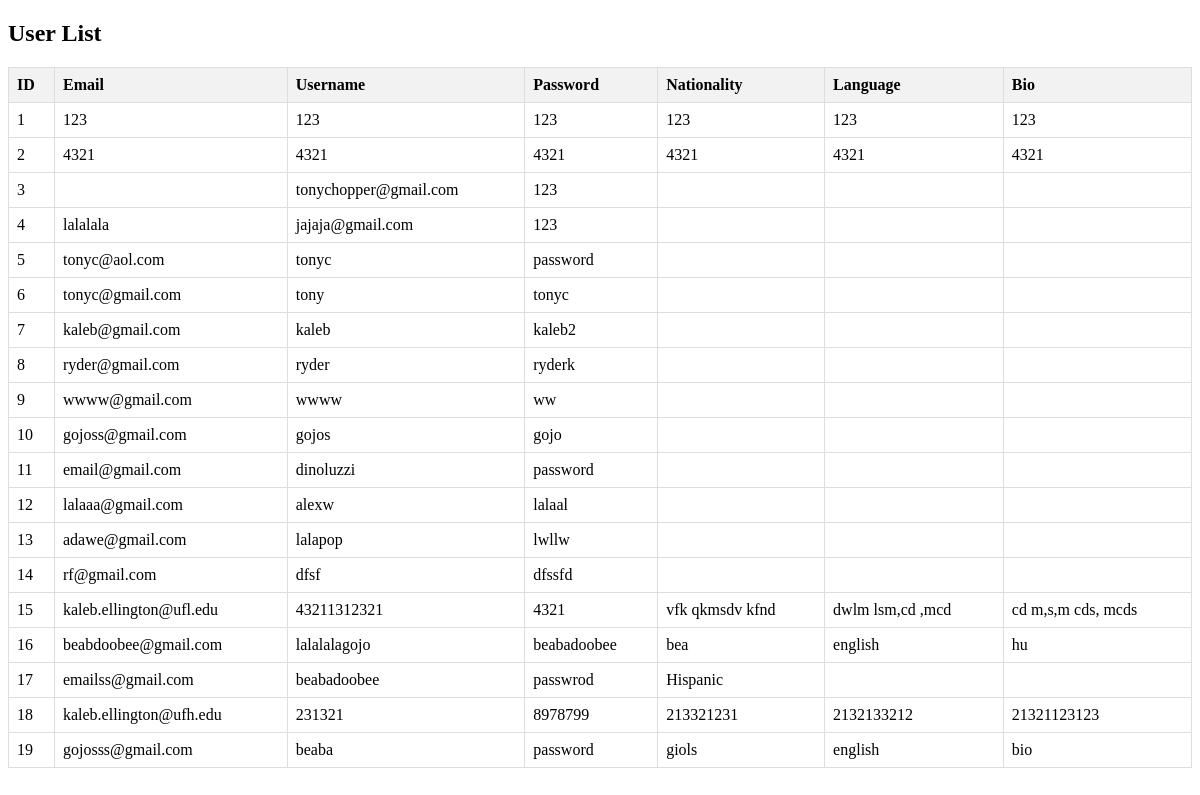
/users, run on an earlier commit of the app's database.
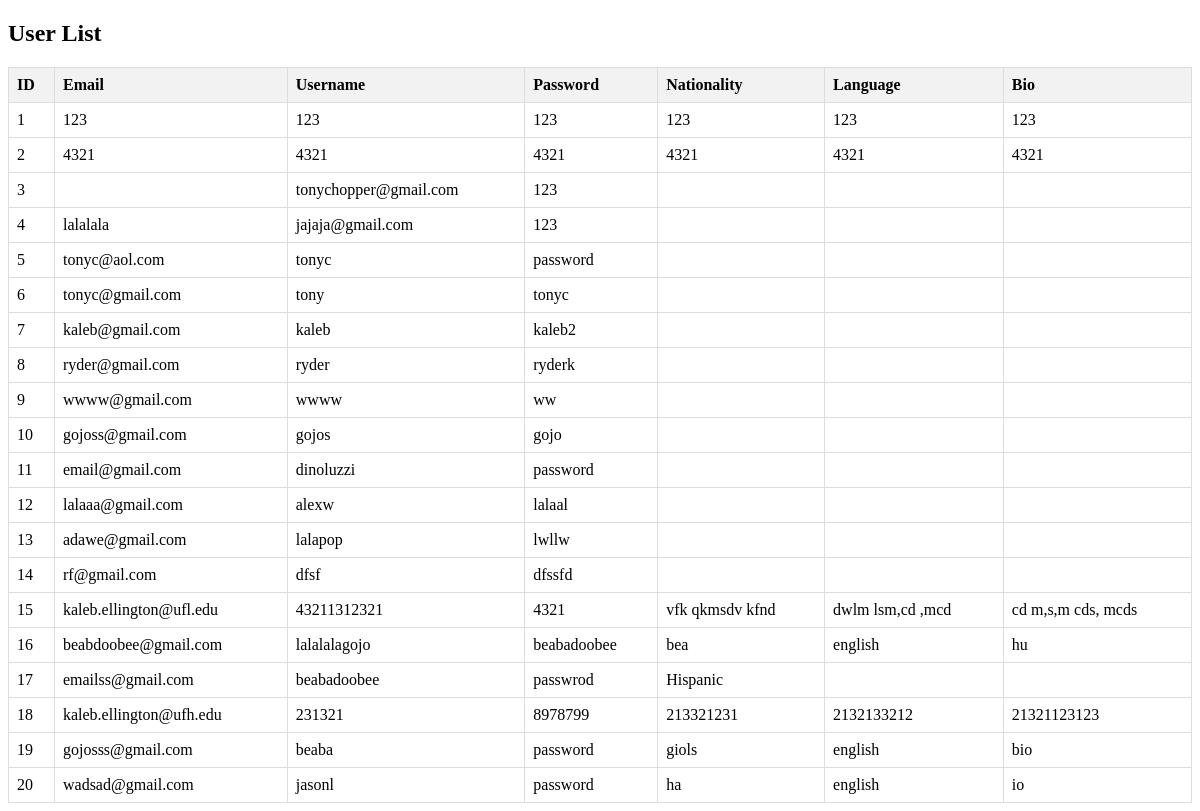
And on a later commit of the database.
### app.py (models this page shows)
class User(db.Model):
    __tablename__ = 'users'
    id = db.Column(db.Integer, primary_key=True)
    email = db.Column(db.String(100), unique=True, nullable=False)
    username = db.Column(db.String(50), unique=True, nullable=False)
    password = db.Column(db.String(100), nullable=False)
    language = db.Column(db.String(40), nullable=False)
    nationality = db.Column(db.String(50), nullable=False)
    bio = db.Column(db.String(300), nullable=True)

### app.py (the view)
@app.route('/users')
def display_users():
    users = User.query.all()
    return render_template('users.html', users=users)

### templates/users.html (shortened to what this page needs)
<!DOCTYPE html>
<html lang="en">
<head>
</head>
<body>
<h2>User List</h2>
<table>
    <thead>
    <tr>
        <th>ID</th>
        <th>Email</th>
        <th>Username</th>
        <th>Password</th>
        <th>Nationality</th>
        <th>Language</th>
        <th>Bio</th>
    </tr>
    </thead>
    <tbody>
    {% for user in users %}
    <tr>
        <td>{{ user.id }}</td>
        <td>{{ user.email }}</td>
        <td>{{ user.username }}</td>
        <td>{{ user.password }}</td>
        <td>{{ user.nationality }}</td>
        <td>{{ user.language }}</td>
        <td>{{ user.bio }}</td>
    </tr>
    {% endfor %}
    </tbody>

What changed in the data, as far as the page shows it:
added User: id "20", email "wadsad@gmail.com", username "jasonl", password "password", nationality "ha", language "english", bio "io"
